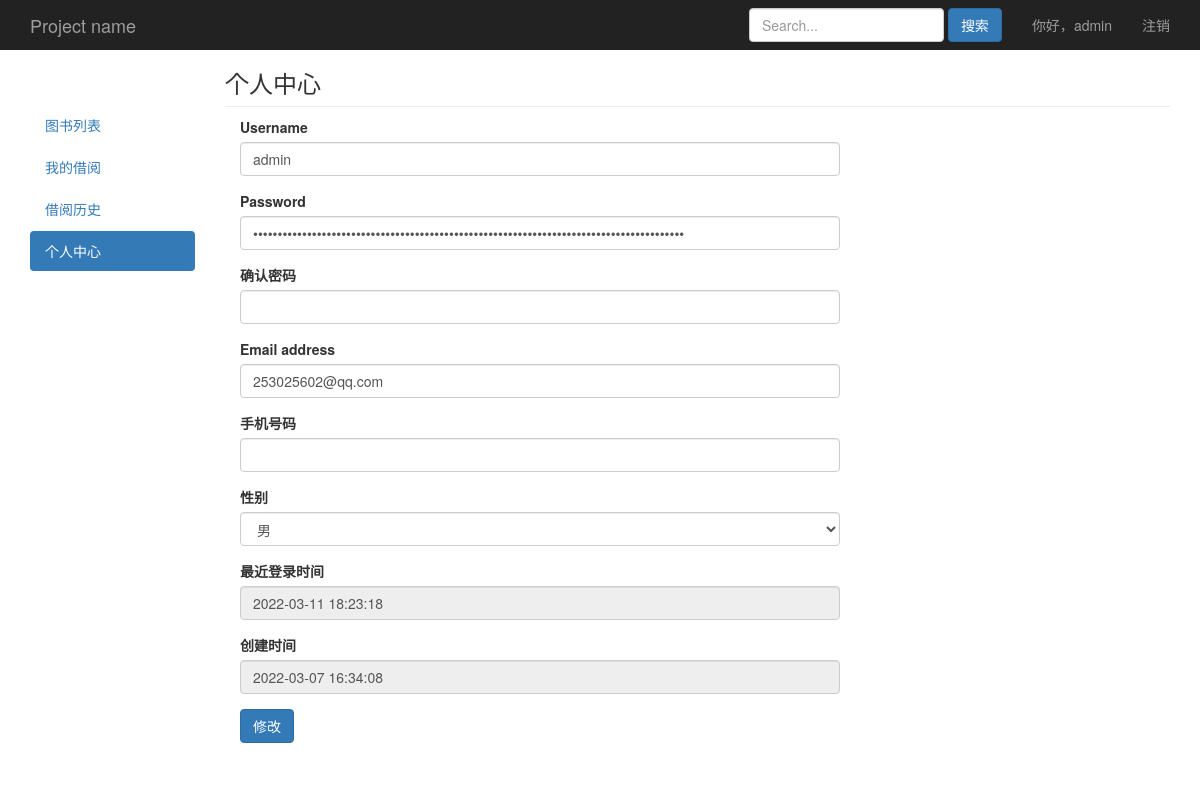
The app's page /book/usercenter/ (signed in), older data.
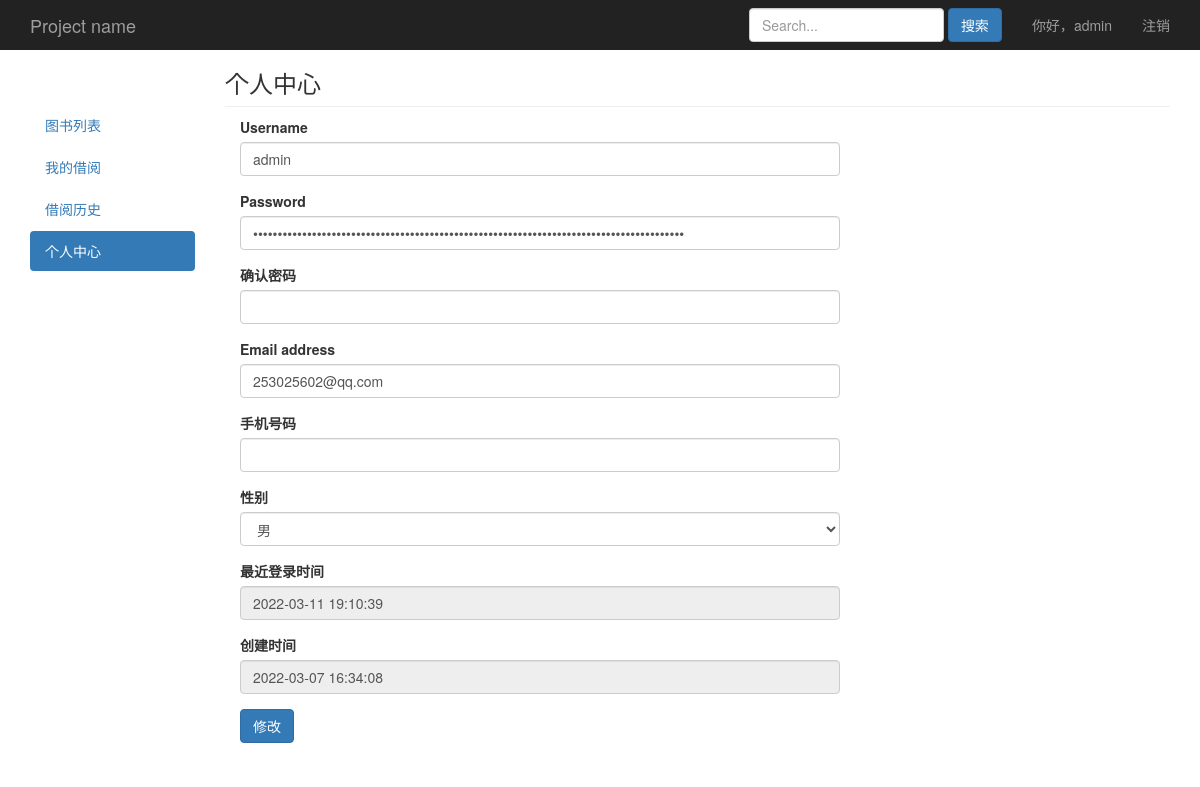
The same page, newer data.
### book/models.py (models this page shows)
class User(AbstractUser):
    choice_gender = (
        ('male','男'),
        ('female','女'),
    )
    gender = models.CharField(max_length=6,choices=choice_gender,default='male',verbose_name='性别')
    mobile = models.IntegerField(null=True,blank=False,verbose_name='手机号码')
    class Meta:
        verbose_name_plural = '用户列表'
    def __str__(self):
        return self.username

### book/views.py (the view)
# urls.py: path('book/usercenter/',views.book_usercenter,name='book_usercenter'),
@login_required
def book_usercenter(request):
	if request.method == 'GET':
		obj_user = User.objects.get(id=request.user.id)
		form = UserinfoModelForm(instance=obj_user)
		return render(request,'book/usercenter.html',{'form':form,'obj_user':obj_user})

### book/myforms.py
class UserinfoModelForm(forms.ModelForm):
    last_login = forms.DateTimeField(label='最近登录时间',disabled=True)
    date_joined = forms.DateTimeField(label='创建时间',disabled=True)
    confirm_password = forms.CharField(widget=forms.PasswordInput(),label='确认密码',help_text='如不修改密码，请留空！')
    class Meta:
        model = User
        fields = ['username','password','confirm_password','email','mobile','gender','last_login','date_joined']
        widgets = {
            'password': forms.PasswordInput(render_value=True),
        }
    def __init__(self,*args,**kwargs):
        super().__init__(*args,**kwargs)
        for field in self.fields.values():
            field.widget.attrs.update({'class':'form-control'})

### book/templates/book/usercenter.html (shortened to what this page needs)
{% extends "book/base.html" %}
{% block nav %}
<ul class="nav nav-pills nav-stacked">
  <li><a href="/">图书列表</a></li>
  <li><a href="/book/myborrow/">我的借阅</a></li>
  <li><a href="/book/borrowrecord/">借阅历史</a></li>
  <li class="active"><a href="/book/usercenter/">个人中心<span class="sr-only">(current)</span></a></li>
</ul>
{% endblock %}
{% block content %}
<h3 class="sub-header">个人中心</h3>
<div class='col-md-8'>
  <form action="" method="post" novalidate>
    {% for field in form %}
    <div class="form-group">
      <label>{{ field.label }}</label> {{ field }}
    </div>
    {% endfor %}
    <div class="form-group">
      <input type="submit" value="修改" class="btn btn-primary">
    </div>
  </form>
</div>
{% endblock %}

### book/templates/book/base.html (shortened to what this page needs)
{% load static %}
<!doctype html>
<html lang="en">
<head>
  <link href="{% static "bootstrap-3.4.1-dist/css/bootstrap.min.css" %}" rel="stylesheet">
  <link href="{% static "css/style.css" %}" rel="stylesheet">
</head>
<body>
  <nav class="navbar navbar-inverse navbar-fixed-top">
    <div class="container">
      <div class="navbar-header">
        <a class="navbar-brand" href="/">Project name</a>
      </div>
      <div id="navbar" class="navbar-collapse collapse">
        <ul class="nav navbar-nav navbar-right">
          <li><a>你好，{{request.user}}</a></li>
          <li><a href="/logout/">注销</a></li>
        </ul>
        <form class="navbar-form navbar-right">
          <input type="text" class="form-control" placeholder="Search...">
          <button type="submit" class="btn btn-primary">搜索</button>
        </form>
      </div>
    </div>
  </nav>
  <div class="container">
    <div class="row">
      <div class="col-md-2">
        <div style="padding-top:55px"></div>
        {% block nav %} {% endblock %}
      </div>
      <div class="col-md-10">
        {% block content %}{% endblock %}
      </div>
    </div>
    <div class="row">
      <div class="col-md-6"></div>
      <div class="col-md-6">
      </div>
    </div>
  </div>
</body>
</html>

Row changes from the older to the newer data that the page shows:
changed User "admin": last_login "2022-03-11 18:23:18" → "2022-03-11 19:10:39"
